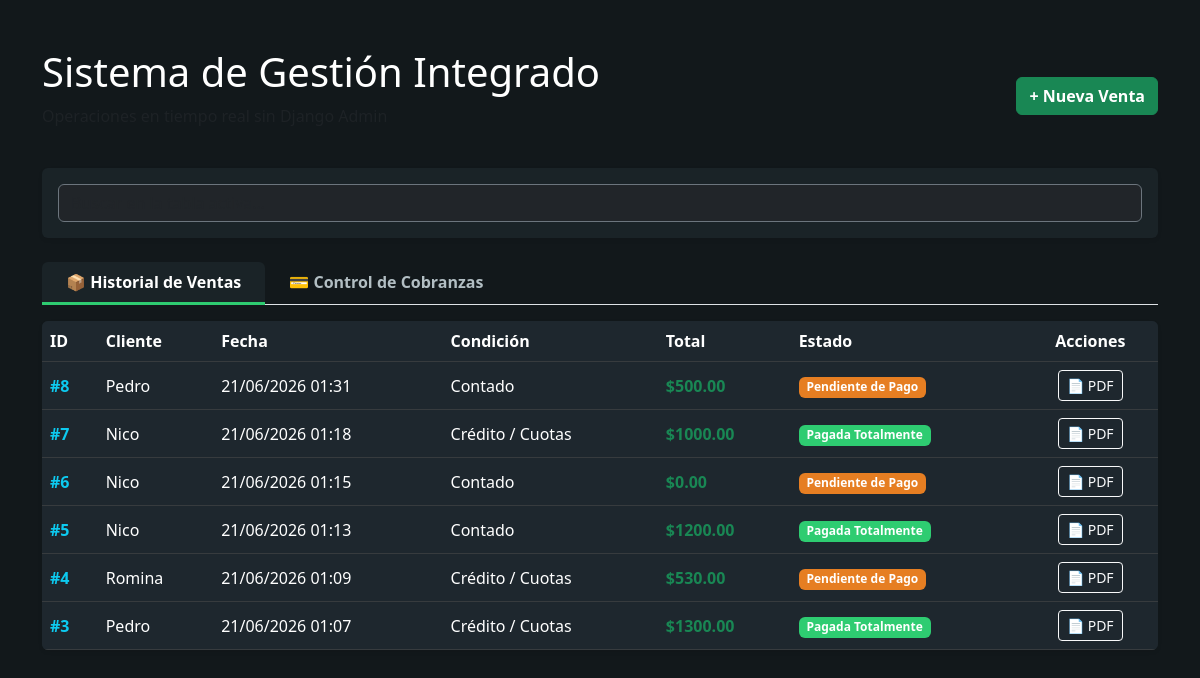
Page /ventas/ (signed in) on the committed database.
### ventas/models.py (models this page shows, shortened)
class Venta(models.Model):
    CONDICION_CHOICES = [
        ('CONTADO', 'Contado'),
        ('CUOTAS', 'Crédito / Cuotas'),
    ]
    ESTADO_CHOICES = [
        ('PAGADA', 'Pagada Totalmente'),
        ('PENDIENTE', 'Pendiente de Pago'),
    ]
    cliente = models.ForeignKey(Cliente, on_delete=models.SET_NULL, null=True, blank=True)
    fecha = models.DateTimeField(default=timezone.now)
    condicion = models.CharField(max_length=10, choices=CONDICION_CHOICES, default='CONTADO')
    cant_cuotas_pactadas = models.IntegerField(default=1, verbose_name="Cantidad de cuotas")
    total = models.DecimalField(max_digits=12, decimal_places=2, default=0.00)
    estado = models.CharField(max_length=10, choices=ESTADO_CHOICES, default='PENDIENTE')

class Cliente(models.Model):
    nombre = models.CharField(max_length=150)
    telefono = models.CharField(max_length=20, blank=True, null=True)
    email = models.EmailField(blank=True, null=True)

### ventas/views.py (the view, shortened to what this page needs)
# urls.py: path('', views.panel_ventas, name='panel_ventas'),
@login_required
def panel_ventas(request):
    ventas = Venta.objects.all().order_by('-fecha')
    cuotas_pendientes = Cuota.objects.filter(estado='PENDIENTE').order_by('fecha_vencimiento')
    context = {
        'ventas': ventas,
        'cuotas_pendientes': cuotas_pendientes
    }
    return render(request, 'ventas/panel.html', context)

### ventas/templates/ventas/panel.html (shortened to what this page needs)
<!doctype html>
<html lang="es">
  <head>
    <link
      href="https://cdn.jsdelivr.net/npm/bootstrap@5.3.0/dist/bootstrap.min.css"
      rel="stylesheet"
    />
  </head>
  <body>
    <div class="container my-5">
      <div class="d-flex justify-content-between align-items-center mb-4">
        <div>
          <h1 class="text-white font-weight-bold">
            Sistema de Gestión Integrado
          </h1>
          <p class="text-muted">Operaciones en tiempo real sin Django Admin</p>
        </div>
        <button
          class="btn btn-success fw-bold"
          onclick="alert('Próximo paso: Formulario de venta estético')"
        >
          + Nueva Venta
        </button>
      </div>
      <div class="card p-3 mb-4 shadow-sm">
        <input
          type="text"
          id="buscador"
          class="form-control bg-dark text-white border-secondary"
          placeholder="Buscar en la tabla activa..."
        />
      </div>
      <ul class="nav nav-tabs mb-3" id="myTab" role="tablist">
        <li class="nav-item" role="presentation">
          <button
            class="nav-link active fw-bold px-4"
            id="ventas-tab"
            data-bs-toggle="tab"
            data-bs-target="#ventas-pane"
            type="button"
            role="tab"
          >
            📦 Historial de Ventas
          </button>
        </li>
        <li class="nav-item" role="presentation">
          <button
            class="nav-link fw-bold px-4"
            id="cobros-tab"
            data-bs-toggle="tab"
            data-bs-target="#cobros-pane"
            type="button"
            role="tab"
          >
            💳 Control de Cobranzas
          </button>
        </li>
      </ul>
      <div class="tab-content" id="myTabContent">
        <div
          class="tab-pane fade show active"
          id="ventas-pane"
          role="tabpanel"
          aria-labelledby="ventas-tab"
        >
          <div class="card shadow-sm overflow-hidden">
            <div class="table-responsive">
              <table class="table table-dark table-hover align-middle mb-0">
                <thead>
                  <tr>
                    <th>ID</th>
                    <th>Cliente</th>
                    <th>Fecha</th>
                    <th>Condición</th>
                    <th>Total</th>
                    <th>Estado</th>
                    <th class="text-center">Acciones</th>
                  </tr>
                </thead>
                <tbody id="tabla-ventas">
                  {% for venta in ventas %}
                  <tr>
                    <td class="fw-bold text-info">#{{ venta.id }}</td>
                    <td class="text-white">
                      {{ venta.cliente.nombre|default:"Consumidor Final" }}
                    </td>
                    <td>{{ venta.fecha|date:"d/m/Y H:i" }}</td>
                    <td>{{ venta.get_condicion_display }}</td>
                    <td class="fw-bold text-success">${{ venta.total }}</td>
                    <td>
                      <span
                        class="badge {% if venta.estado == 'PAGADA' %}badge-pagada{% else %}badge-pendiente{% endif %}"
                      >
                        {{ venta.get_estado_display }}
                      </span>
                    </td>
                    <td class="text-center">
                      <a
                        href="{% url 'descargar_pdf_venta' venta.id %}"
                        class="btn btn-sm btn-outline-light"
                        >📄 PDF</a
                      >
                    </td>
                  </tr>
                  {% empty %}
                  <tr>
                    <td colspan="7" class="text-center text-muted py-4">
                      No hay ventas registradas.
                    </td>
                  </tr>
                  {% endfor %}
                </tbody>
              </table>
            </div>
          </div>
        </div>
      </div>
    </div>
  </body>
</html>

### ventas/templates/ventas/panel.html (style rules this page uses)
body { background-color: #12181b; color: #b2bec3; }
.card { background-color: #1a2327; border: none; }
.table { color: #dcdde1; }
.table-dark { --bs-table-bg: #1e272e; }
.badge-pagada { background-color: #2ecc71; color: #fff; }
.badge-pendiente { background-color: #e67e22; color: #fff; }
.nav-tabs .nav-link { color: #b2bec3; border: none; }
.nav-tabs .nav-link.active { background-color: #1a2327; color: #fff; border-bottom: 3px solid #2ecc71; }

### rows in the picture
Venta: id "8", cliente.nombre "Pedro", fecha "21/06/2026 01:31", condicion "Contado", total "500.00", estado "Pendiente de Pago"
Venta: id "7", cliente.nombre "Nico", fecha "21/06/2026 01:18", condicion "Crédito / Cuotas", total "1000.00", estado "Pagada Totalmente"
Venta: id "6", cliente.nombre "Nico", fecha "21/06/2026 01:15", condicion "Contado", total "0.00", estado "Pendiente de Pago"
Venta: id "5", cliente.nombre "Nico", fecha "21/06/2026 01:13", condicion "Contado", total "1200.00", estado "Pagada Totalmente"
Venta: id "4", cliente.nombre "Romina", fecha "21/06/2026 01:09", condicion "Crédito / Cuotas", total "530.00", estado "Pendiente de Pago"
Venta: id "3", cliente.nombre "Pedro", fecha "21/06/2026 01:07", condicion "Crédito / Cuotas", total "1300.00", estado "Pagada Totalmente"
